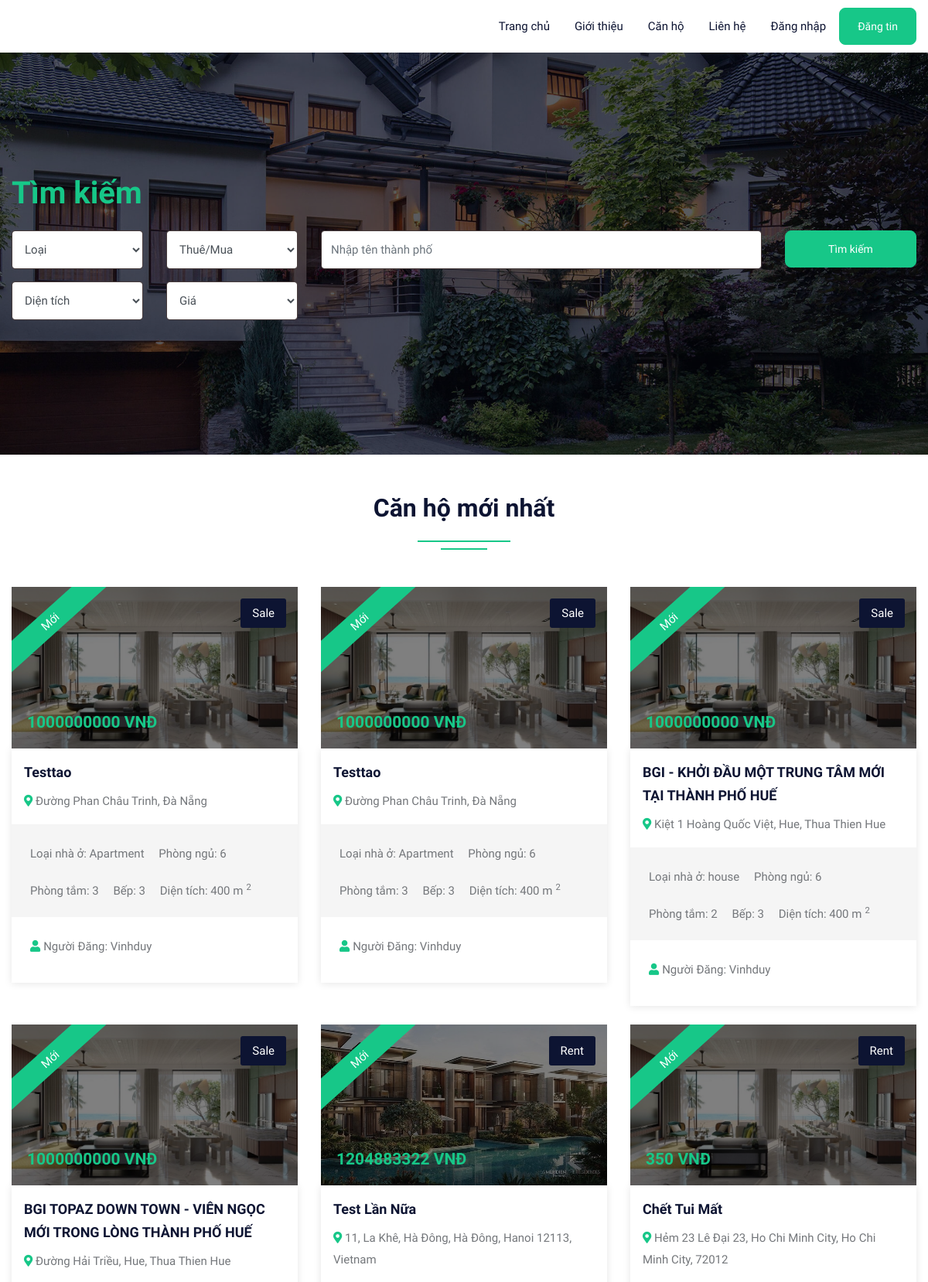
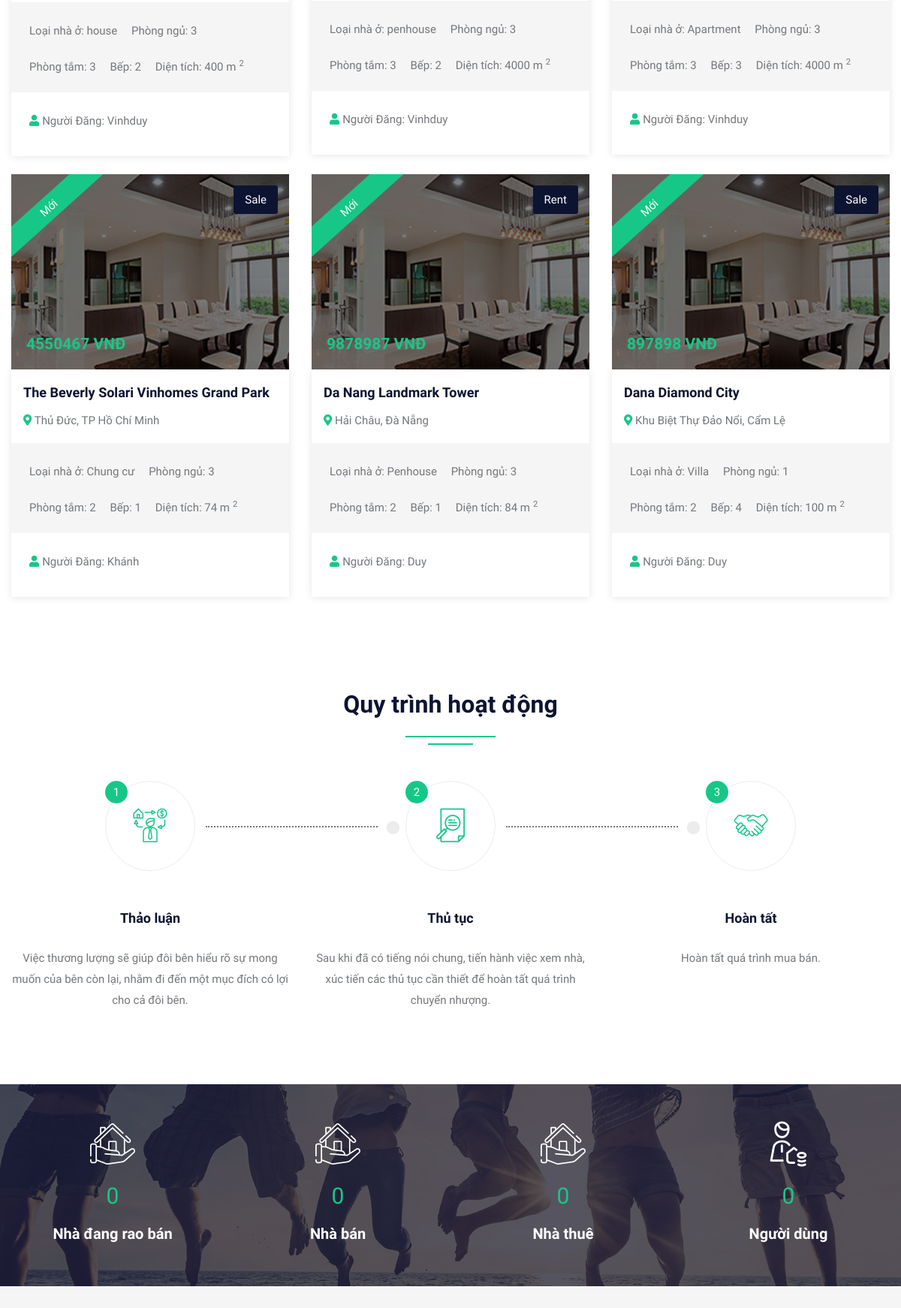
The page / (upper part) on the database its author committed (2 pictures, top to bottom).
### tables this page shows
CREATE TABLE `property` (
  `pid` int(50) NOT NULL,
  `title` varchar(200) NOT NULL,
  `pcontent` longtext NOT NULL,
  `type` varchar(100) NOT NULL,
  `pool` varchar(50) NOT NULL,
  `stype` varchar(100) NOT NULL,
  `bedroom` int(50) NOT NULL,
  `bathroom` int(50) NOT NULL,
  `direction` varchar(50) NOT NULL,
  `kitchen` int(50) NOT NULL,
  `parkinglot` varchar(50) NOT NULL,
  `floor` varchar(50) NOT NULL,
  `size` int(50) NOT NULL,
  `price` int(50) NOT NULL,
  `location` varchar(200) NOT NULL,
  `district` varchar(100) NOT NULL,
  `city` varchar(100) NOT NULL,
  `pimage` varchar(300) NOT NULL,
  `pimage1` varchar(300) NOT NULL,
  `pimage2` varchar(300) NOT NULL,
  `pimage3` varchar(300) NOT NULL,
  `pimage4` varchar(300) NOT NULL,
  `uid` int(50) NOT NULL,
  `status` varchar(50) NOT NULL,
  `mapimage` varchar(300) NOT NULL,
  `topmapimage` varchar(300) NOT NULL,
  `groundmapimage` varchar(300) NOT NULL,
  `security` varchar(50) NOT NULL,
  `date` datetime NOT NULL DEFAULT current_timestamp(),
  `lat` text NOT NULL,
  `long` text NOT NULL
);

CREATE TABLE `user` (
  `uid` int(50) NOT NULL,
  `uname` varchar(100) NOT NULL,
  `uemail` varchar(100) NOT NULL,
  `uphone` varchar(20) NOT NULL,
  `upass` varchar(50) NOT NULL,
  `utype` varchar(50) NOT NULL,
  `uimage` varchar(300) NOT NULL
);

### index.php (the view, shortened to what the rows shown need)
<!DOCTYPE html>
<html lang="en">
<head>
    <link rel="stylesheet" type="text/css" href="css/bootstrap.min.css">
    <link rel="stylesheet" type="text/css" href="css/bootstrap-slider.css">
    <link rel="stylesheet" type="text/css" href="css/jquery-ui.css">
    <link rel="stylesheet" type="text/css" href="css/layerslider.css">
    <link rel="stylesheet" type="text/css" href="css/color.css" id="color-change">
    <link rel="stylesheet" type="text/css" href="css/owl.carousel.min.css">
    <link rel="stylesheet" type="text/css" href="css/font-awesome.min.css">
    <link rel="stylesheet" type="text/css" href="fonts/flaticon/flaticon.css">
    <link rel="stylesheet" type="text/css" href="css/style.css">
</head>
<body>
    <div id="page-wrapper">
        <div class="row">
            <?php include("include/header.php"); ?>
            <div class="overlay-black w-100 slider-banner1 position-relative" style="background-image: url('images/banner/04.jpg'); background-size: cover; background-position: center center; background-repeat: no-repeat;">
                <div class="container h-100">
                    <div class="row h-100 align-items-center">
                        <div class="col-lg-12">
                            <div class="text-white">
                                <h1 class="mb-4"><span class="text-primary">Tìm kiếm</span><br></h1>
                            </div>
                        </div>
                    </div>
                </div>
            </div>
            <div class="full-row">
                <div class="container">
                    <div class="row">
                        <div class="col-md-12">
                            <h2 class="text-secondary double-down-line text-center mb-4">Căn hộ mới nhất</h2>
                        </div>
                        <div class="col-md-12">
                            <div class="tab-content mt-4" id="pills-tabContent">
                                <div class="tab-pane fade show active" id="pills-home" role="tabpanel" aria-labelledby="pills-home">
                                    <div class="row">
                                        <?php $query = mysqli_query($con, "SELECT property.*, user.uname,user.utype,user.uimage FROM `property`,`user` WHERE property.uid=user.uid ORDER BY date DESC LIMIT 9");
                                        while ($row = mysqli_fetch_array($query)) {
                                        ?>
                                            <div class="col-md-6 col-lg-4">
                                                <div class="featured-thumb hover-zoomer mb-4">
                                                    <div class="overlay-black overflow-hidden position-relative"> <img src="admin/property/<?php echo $row['18']; ?>" alt="pimage">
                                                        <div class="featured bg-primary text-white">Mới</div>
                                                        <div class="sale bg-secondary text-white text-capitalize"><?php echo $row['5']; ?></div>
                                                        <div class="price text-primary"><b><?php echo $row['13']; ?> VNĐ</b></div>
                                                    </div>
                                                    <div class="featured-thumb-data shadow-one">
                                                        <div class="p-3">
                                                            <h5 class="text-secondary hover-text-primary mb-2 text-capitalize"><a href="propertydetail.php?pid=<?php echo $row['0']; ?>"><?php echo $row['1']; ?></a></h5>
                                                            <span class="location text-capitalize"><i class="fas fa-map-marker-alt text-primary"></i> <?php echo $row['14']; ?></span>
                                                        </div>
                                                        <div class="bg-gray quantity px-4 pt-4">
                                                            <ul>
                                                                <li>Loại nhà ở: <?php echo $row['3']; ?></li>
                                                                <li>Phòng ngủ: <?php echo $row['6']; ?></li>
                                                                <li>Phòng tắm: <?php echo $row['7']; ?></li>
                                                                <li>Bếp: <?php echo $row['9']; ?></li>
                                                                <li>Diện tích: <?php echo $row['12']; ?> m<sup>2</li>
                                                            </ul>
                                                        </div>
                                                        <div class="p-4 d-inline-block w-100">
                                                            <div class="float-left text-capitalize"><i class="fas fa-user text-primary mr-1"></i>Người đăng: <?php echo $row['uname']; ?></div>
                                                        </div>
                                                    </div>
                                                </div>
                                            </div>
                                        <?php } ?>
                                    </div>
                                </div>
                            </div>
                        </div>
                    </div>
                </div>
            </div>
            <div class="full-row">
                <div class="container">
                    <div class="row">
                        <div class="col-lg-12">
                            <h2 class="text-secondary double-down-line text-center mb-5">Quy trình hoạt động</h2>
                        </div>
                    </div>
                </div>
            </div>
        </div>
</body>
</html>

### rows shown on the page
property: pimage1 (picture), stype "Sale", price "1000000000", title "Testtao", location "Đường Phan Châu Trinh, Đà Nẵng", type "Apartment", bedroom "6", bathroom "3", kitchen "3", size "400", uid.uname "Vinhduy"
property: pimage1 (picture), stype "Sale", price "1000000000", title "Testtao", location "Đường Phan Châu Trinh, Đà Nẵng", type "Apartment", bedroom "6", bathroom "3", kitchen "3", size "400", uid.uname "Vinhduy"
property: pimage1 (picture), stype "Sale", price "1000000000", title "BGI - KHỞI ĐẦU MỘT TRUNG TÂM MỚI TẠI THÀNH PHỐ HUẾ", location "Kiệt 1 Hoàng Quốc Việt, Hue, Thua Thien Hue", type "house", bedroom "6", bathroom "2", kitchen "3", size "400", uid.uname "Vinhduy"
property: pimage1 (picture), stype "Sale", price "1000000000", title "BGI TOPAZ DOWN TOWN - VIÊN NGỌC MỚI TRONG LÒNG THÀNH PHỐ HUẾ", location "Đường Hải Triều, Hue, Thua Thien Hue", type "house", bedroom "3", bathroom "3", kitchen "2", size "400", uid.uname "Vinhduy"
property: pimage1 (picture), stype "Rent", price "1204883322", title "Test Lần Nữa", location "11, La Khê, Hà Đông, Hà Đông, Hanoi 12113, Vietnam", type "penhouse", bedroom "3", bathroom "3", kitchen "2", size "4000", uid.uname "Vinhduy"
property: pimage1 (picture), stype "Rent", price "350", title "Chết Tui Mất", location "Hẻm 23 Lê Đại 23, Ho Chi Minh City, Ho Chi Minh City, 72012", type "Apartment", bedroom "3", bathroom "3", kitchen "3", size "4000", uid.uname "Vinhduy"
property: pimage1 (picture), stype "Sale", price "4550467", title "The Beverly Solari Vinhomes Grand Park", location "Thủ Đức, TP Hồ Chí Minh", type "Chung cư", bedroom "3", bathroom "2", kitchen "1", size "74", uid.uname "Khánh"
property: pimage1 (picture), stype "Rent", price "9878987", title "Da Nang Landmark Tower", location "Hải Châu, Đà Nẵng", type "Penhouse", bedroom "3", bathroom "2", kitchen "1", size "84", uid.uname "Duy"
property: pimage1 (picture), stype "Sale", price "897898", title "Dana Diamond City", location "Khu Biệt Thự Đảo Nổi, Cẩm Lệ", type "Villa", bedroom "1", bathroom "2", kitchen "4", size "100", uid.uname "Duy"
